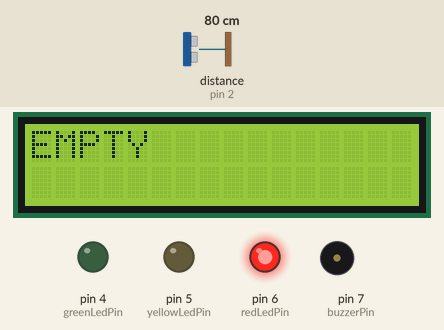
A sketch run on a simulated Arduino Uno, built with avr-gcc and run on an emulated ATmega328P. Shown: 16×2 character LCD, output pins drawn as LEDs (lit = HIGH), buzzer (waves = sounding). Wiring (inferred from the names in the program): ultrasonic range finder: trigger pin 1; echo pin 2. The inputs (shaded band) are chosen by the test bench; at power-on: distance to the obstacle (sensor on pin 2) 80 cm. The echo pulse lasts 58.3 µs per cm; pins used as bus, display or sensor lines are not drawn.

Above: at 6.2 s.
6.3 s: distance to the obstacle (sensor on pin 2) set to 2 cm
At 7.8 s:
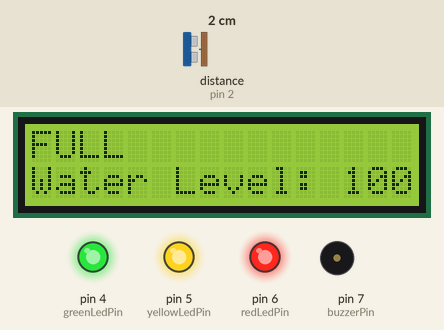
8.5 s: distance to the obstacle (sensor on pin 2) set to 6 cm
At 10.1 s:
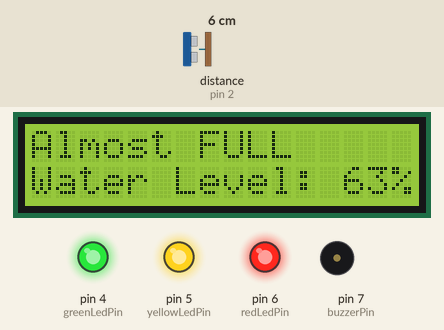
11.0 s: distance to the obstacle (sensor on pin 2) set to 9 cm
At 12.4 s:
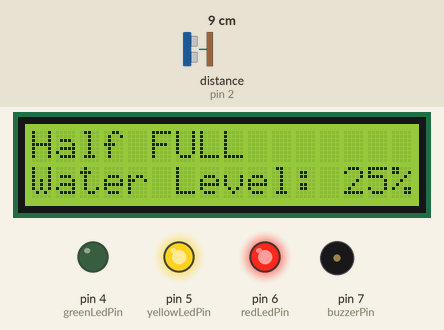
13.6 s: distance to the obstacle (sensor on pin 2) set to 4 cm
At 15.8 s:
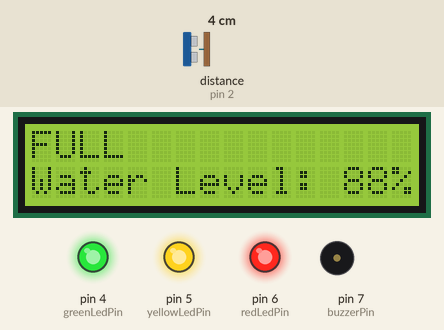
16.1 s: distance to the obstacle (sensor on pin 2) set to 18 cm
At 18.0 s:
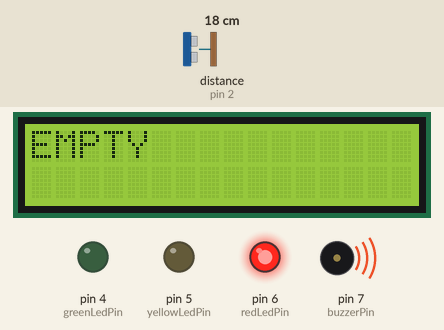
19.6 s: distance to the obstacle (sensor on pin 2) set to 9 cm
At 20.5 s:
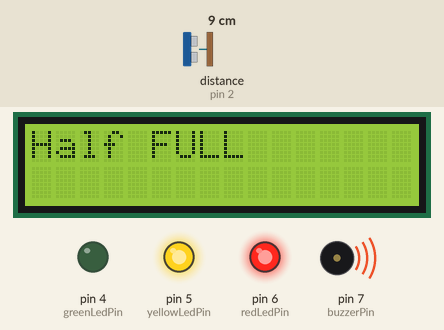
Timing chart, 0 to 22.6 s (numbered marks = the images above; inputs shaded):
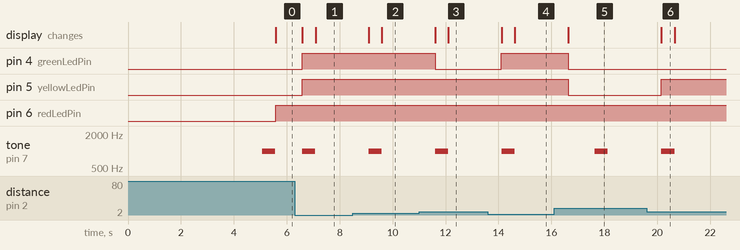

Measured:
- the behaviour switches between 7 and 8 cm on distance to the obstacle (sensor on pin 2) (found by bisection; images 2 and 3)
- after the input at 6.3 s, pin 4 (greenLedPin), pin 5 (yellowLedPin): LOW → HIGH after 0.28 s; the display: first changes after 0.28 s (image 1 shows a later state)
- after the input at 8.5 s, tone on pin 7 (buzzerPin): silent → 1000 Hz after 0.60 s, → silent 0.50 s later; the display: first changes after 0.60 s (image 2 shows a later state)
- after the input at 11.0 s, pin 4 (greenLedPin): HIGH → LOW after 0.60 s; tone on pin 7 (buzzerPin): silent → 1000 Hz after 0.61 s, → silent 0.50 s later; the display: first changes after 0.61 s (image 3 shows a later state)
- after the input at 13.6 s, pin 4 (greenLedPin): LOW → HIGH after 0.52 s; tone on pin 7 (buzzerPin): silent → 1000 Hz after 0.52 s, → silent 0.50 s later; the display: first changes after 0.52 s (image 4 shows a later state)
- after the input at 16.1 s, pin 4 (greenLedPin), pin 5 (yellowLedPin): HIGH → LOW after 0.53 s; tone on pin 7 (buzzerPin): silent → 1000 Hz after 1.5 s, → silent 0.50 s later; the display: changes after 0.53 s (image 5)
- after the input at 19.6 s, pin 5 (yellowLedPin): LOW → HIGH after 0.55 s; tone on pin 7 (buzzerPin): silent → 1000 Hz after 0.55 s, → silent 0.50 s later; the display: changes after 0.55 s (image 6)

The sketch:

Project_Code.ino
```cpp
#include <LiquidCrystal.h>
const int trigPin = 1;  // Ultrasonic sensor trigger pin
const int echoPin = 2; // Ultrasonic sensor echo pin
const int blueLedPin = 3;
const int greenLedPin = 4;
const int yellowLedPin = 5;
const int redLedPin = 6;
const int buzzerPin = 7;
long duration;
int distance , currentCase = 0 , waterLevelPercent;
int previousCase = -1;  // Variable to store the previous water level case
LiquidCrystal lcd(13, 12, 11, 10, 9, 8);  // LCD pins (RS, E, D4, D5, D6, D7)
void setup() {
  lcd.begin(16, 2);
  pinMode(trigPin, OUTPUT);
  pinMode(echoPin, INPUT);
  pinMode(redLedPin, OUTPUT);
  pinMode(greenLedPin, OUTPUT);
  pinMode(yellowLedPin, OUTPUT);
  pinMode(buzzerPin, OUTPUT);
  lcd.clear();
  lcd.setCursor(0, 0);
  lcd.print(" Welcome to our ");
  lcd.setCursor(0,1);
  lcd.print("    Project     ");
  delay(5000);
}
void loop() {
  digitalWrite(trigPin, LOW);
  delayMicroseconds(2);
  digitalWrite(trigPin, HIGH);
  delayMicroseconds(10);
  digitalWrite(trigPin, LOW);
  duration = pulseIn(echoPin, HIGH);
  distance = (duration * 0.034 / 2 ) - 2;
  waterLevelPercent = (8 - distance) * 18 * 28 * 100 / 4000;
  if (distance >= 0 && distance <= 2) {
    currentCase = 1;
    digitalWrite(blueLedPin, HIGH);
    digitalWrite(greenLedPin, HIGH);
    digitalWrite(yellowLedPin, HIGH);
    digitalWrite(redLedPin, HIGH);
    lcd.setCursor(0, 0);
    lcd.print("FULL            ");
  } else if (distance > 2 && distance <= 4) {
    currentCase = 2;
    digitalWrite(blueLedPin, LOW);
    digitalWrite(greenLedPin, HIGH);
    digitalWrite(yellowLedPin, HIGH);
    digitalWrite(redLedPin, HIGH);
    lcd.setCursor(0, 0);
    lcd.print("Almost FULL     ");
  } else if (distance > 4 && distance <= 6) {
    currentCase = 3;
    digitalWrite(blueLedPin, LOW);
    digitalWrite(greenLedPin, LOW);
    digitalWrite(yellowLedPin, HIGH);
    digitalWrite(redLedPin, HIGH);
    lcd.setCursor(0, 0);
    lcd.print("Half FULL       ");
  }
  else if (distance > 6 && distance < 8) {
    currentCase = 4;
    digitalWrite(blueLedPin, LOW);
    digitalWrite(greenLedPin, LOW);
    digitalWrite(yellowLedPin, LOW);
    digitalWrite(redLedPin, HIGH);
    lcd.setCursor(0, 0);
    lcd.print("Almost EMPTY    ");
  }
  if (currentCase != previousCase) {
    triggerBuzzer();
    previousCase = currentCase;
  }
  lcd.setCursor(0, 1);
  lcd.print("Water Level: ");
  lcd.print(waterLevelPercent);
  lcd.print("%");
  if (distance >=8)
  {
    currentCase = 5;
    digitalWrite(blueLedPin, LOW);
    digitalWrite(greenLedPin, LOW);
    digitalWrite(yellowLedPin, LOW);
    digitalWrite(redLedPin, HIGH);
    lcd.clear();
    lcd.setCursor(0, 0);
    lcd.print("EMPTY           ");
  }
  delay(1000);
}
void triggerBuzzer() {
  tone(buzzerPin, 1000, 500);
  delay(500);
  noTone(buzzerPin);
}
```
